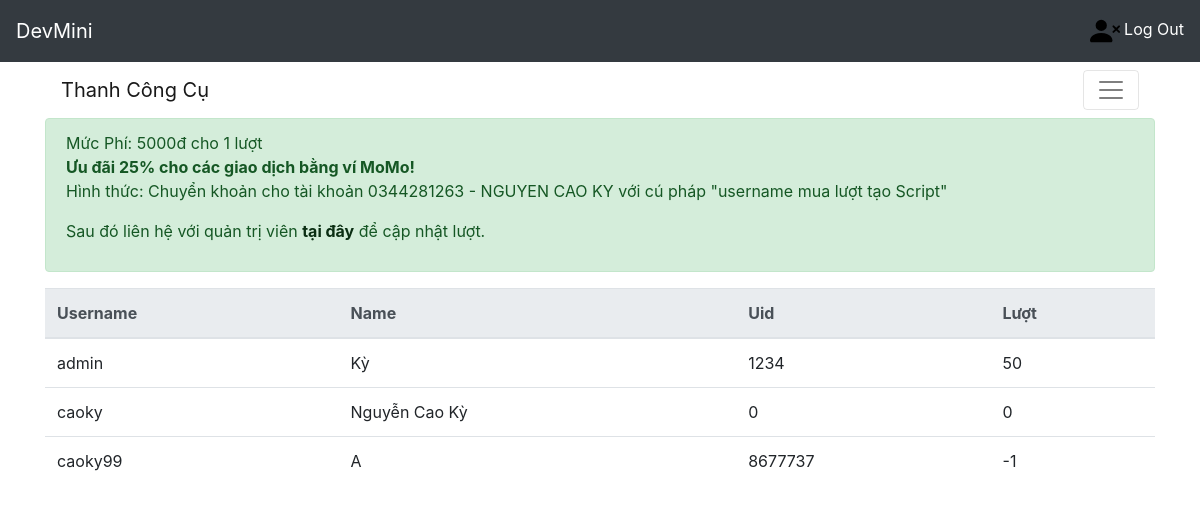
The page / (signed in) on the database as committed earlier.
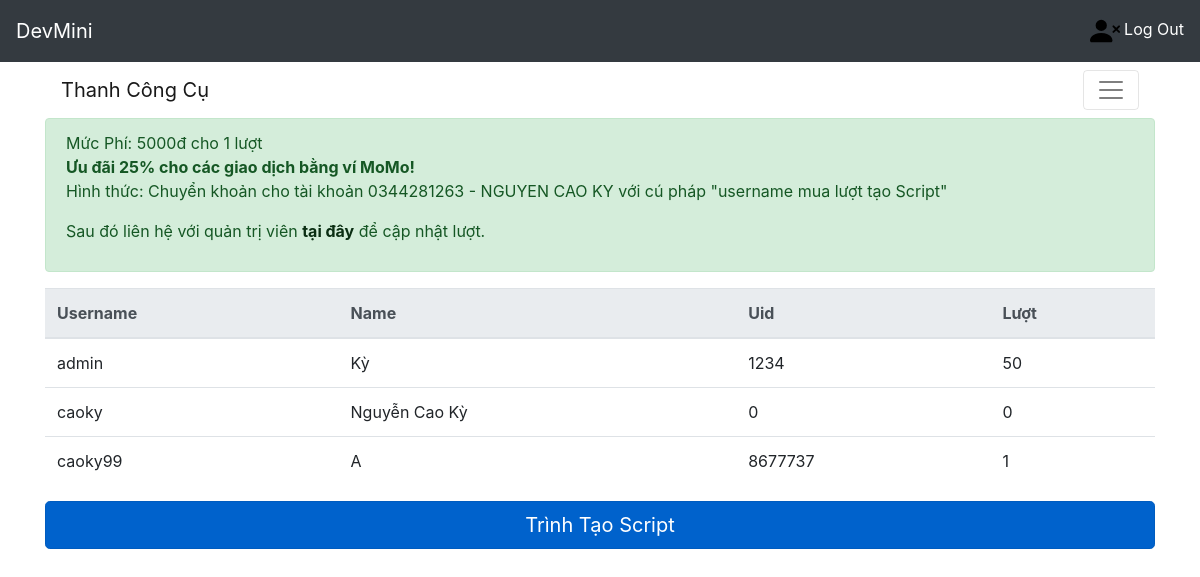
The same page on the database as committed later.
### home/models.py (models this page shows)
class MyUser(AbstractUser):
    luot=models.IntegerField(default=0)
    name=models.CharField(max_length=100,default="")
    uid=models.IntegerField(default=0)
    isAdmin = models.BooleanField(default=False)
    madonhang=models.IntegerField(default=0)

### home/views.py (the view)
# urls.py: path('', views.index),
def index(request):
   User = {'MyUser': MyUser.objects.all()}
   return render(request, 'pages/home.html', User)

### home/templates/pages/home.html (shortened to what this page needs)
{% extends "pages/base.html" %}
{% block menu %}
<nav class="navbar navbar-light">
  <a class="navbar-brand" href="#">Thanh Công Cụ</a>
  <button class="navbar-toggler" type="button" data-toggle="collapse" data-target="#navbarNavAltMarkup" aria-controls="navbarNavAltMarkup" aria-expanded="false" aria-label="Toggle navigation">
    <span class="navbar-toggler-icon"></span>
  </button>
</nav>
<div class="alert alert-success" role="alert">
  Mức Phí: 5000đ cho 1 lượt<br>
  <b>Ưu đãi 25% cho các giao dịch bằng ví MoMo!</b>
    <p>Hình thức: Chuyển khoản cho tài khoản 0344281263 - NGUYEN CAO KY với cú pháp "username mua lượt tạo Script"</p>
    <p>Sau đó liên hệ với quản trị viên <a href="https://m.me/KyNguyen.1704/" class="alert-link">tại đây</a> để cập nhật lượt.</p>
</div>
<table class="table">
  <thead class="thead-light">
    <tr>
      <th scope="col">Username</th>
      <th scope="col">Name</th>
      <th scope="col">Uid</th>
      <th scope="col">Lượt</th>
    </tr>
  </thead>
  <tbody>
  {% for name in MyUser %}
    <tr>
      <td>{{name.username}}</td>
      <td>{{name.name}}</td>
      <td>{{name.uid}}</td>
      <td>{{name.luot}}</td>
    </tr>
    {% endfor %}
  </tbody>
</table>
{% if user.luot > 0 %}
<a href="{% url 'script' %}" class="btn btn-primary btn-lg active btn-lg btn-block" role="button" aria-pressed="true">Trình Tạo Script</a>
{% endif %}
{% endblock %}

### home/templates/pages/base.html (shortened to what this page needs)
<!DOCTYPE html>
<html lang="en">
<head>
   {% load static %}
   <link rel="stylesheet" href="{% static 'css/bootstrap.min.css' %}" type="text/css">
</head>
<body>
<nav class="navbar navbar-dark bg-dark">
   <a class="navbar-brand" href="/">DevMini</a>
   <ul class="navbar-nav">
{% if user.username %}
      <li class="nav-item active" width="12px">
         <a class="nav-link" href="{% url "logout" %}"><img src="{% static "icon/person-x-fill.svg" %}" width="30px" /> Log Out</a>
      </li>
{% endif %}
   </ul>
</nav>
<div class="container">
{% if user.username %}
   {% block menu %}
   {% endblock %}
{% else %}
   {% block login %}
   {% endblock %}
{% endif %}
</div>
</body>
</html>

Rows that differ between the two databases and show on the page:
changed MyUser "caoky99": luot "-1" → "1"
Other text that changed with them:
text now shown: "Trình Tạo Script"
